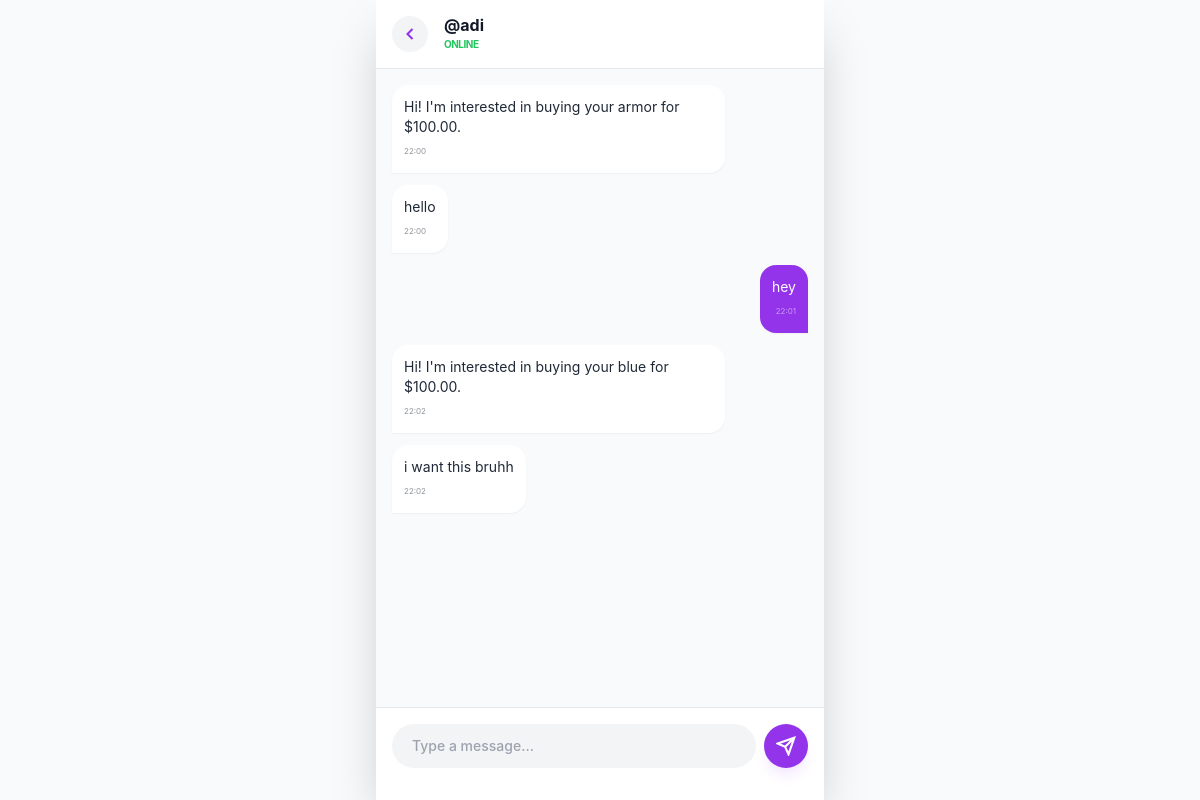
Screenshot of /chat/3/ (signed in) with the database file from the repository.
### myapp/models.py (models this page shows, shortened)
class Message(models.Model):
    sender = models.ForeignKey(User, on_delete=models.CASCADE, related_name="sent_msgs")
    receiver = models.ForeignKey(User, on_delete=models.CASCADE, related_name="received_msgs")
    content = models.TextField()
    timestamp = models.DateTimeField(auto_now_add=True)
    is_read = models.BooleanField(default=False)
    class Meta:
        ordering = ['timestamp']

### myapp/views.py (the view)
# urls.py: path('chat/<int:user_id>/', views.chat_room, name='chat_room'),
@login_required
def chat_room(request, user_id):
    partner = get_object_or_404(User, id=user_id)
    if request.method == "POST":
        content = request.POST.get('content')
        if content:
            Message.objects.create(sender=request.user, receiver=partner, content=content)
        return redirect('chat_room', user_id=user_id)
    messages = Message.objects.filter(
        (Q(sender=request.user) & Q(receiver=partner)) |
        (Q(sender=partner) & Q(receiver=request.user))
    )
    return render(request, 'chat_room.html', {'partner': partner, 'messages': messages})

### templates/chat_room.html (shortened to what this page needs)
<!DOCTYPE html>
<html lang="en">
<head>
    <script src="https://cdn.tailwindcss.com"></script>
</head>
<body class="bg-gray-50 h-screen flex flex-col max-w-md mx-auto shadow-2xl">
    <header class="p-4 bg-white border-b flex items-center gap-4 sticky top-0 z-10">
        <a href="{% url 'home' %}?view=chat" class="p-2 bg-gray-100 rounded-full text-purple-600">
            <svg width="20" height="20" fill="none" stroke="currentColor" stroke-width="2.5" viewBox="0 0 24 24"><path d="M15 18l-6-6 6-6"/></svg>
        </a>
        <div>
            <h1 class="font-bold text-gray-900 leading-none">@{{ partner.username }}</h1>
            <p class="text-[10px] text-green-500 font-bold uppercase mt-1 tracking-tighter">Online</p>
        </div>
    </header>
    <div id="chat-box" class="flex-grow p-4 overflow-y-auto flex flex-col gap-3">
        {% for msg in messages %}
        <div class="max-w-[80%] p-3 rounded-2xl text-sm shadow-sm
            {% if msg.sender == request.user %}
                self-end bg-purple-600 text-white rounded-br-none
            {% else %}
                self-start bg-white text-gray-800 rounded-bl-none
            {% endif %}">
            {{ msg.content }}
            <p class="text-[8px] opacity-50 mt-1 {% if msg.sender == request.user %} text-right {% endif %}">
                {{ msg.timestamp|date:"H:i" }}
            </p>
        </div>
        {% empty %}
        <div class="py-20 text-center text-gray-400 text-xs">No messages yet. Say hi!</div>
        {% endfor %}
    </div>
    <form method="POST" class="p-4 bg-white border-t flex gap-2 pb-8">
        <input name="content" type="text" placeholder="Type a message..." required autocomplete="off"
               class="flex-grow bg-gray-100 rounded-full px-5 py-3 outline-none focus:ring-2 ring-purple-500 transition-all font-medium text-sm">
        <button type="submit" class="bg-purple-600 text-white p-3 rounded-full font-bold shadow-lg shadow-purple-100 active:scale-95 transition-all">
            <svg width="20" height="20" fill="none" stroke="currentColor" stroke-width="2.5" viewBox="0 0 24 24"><path d="M22 2L11 13M22 2l-7 20-4-9-9-4 20-7z"/></svg>
        </button>
    </form>
</body>
</html>

### templates/chat_room.html (style rules this page uses)
body { font-family: 'Inter', sans-serif; }

### rows the page displays
Message: content "Hi! I'm interested in buying your armor for $100.00.", timestamp "22:00"
Message: content "hello", timestamp "22:00"
Message: content "hey", timestamp "22:01"
Message: content "Hi! I'm interested in buying your blue for $100.00.", timestamp "22:02"
Message: content "i want this bruhh", timestamp "22:02"

### other values shown
{{ partner.username }} "adi"
